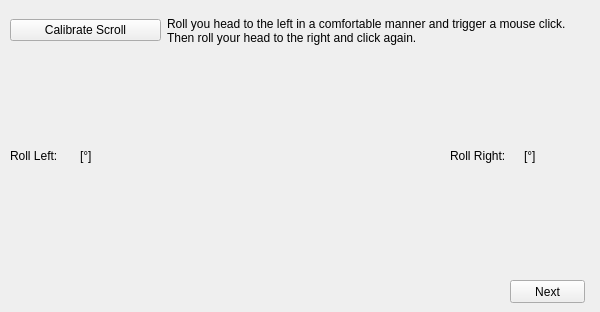
   <widget class="QWidget" name="scroll">
    <attribute name="title">
     <string>Scroll</string>
    </attribute>
    <widget class="QWidget" name="horizontalLayoutWidget_7">
     <property name="geometry">
      <rect>
       <x>10</x>
       <y>10</y>
       <width>571</width>
       <height>41</height>
      </rect>
     </property>
     <layout class="QHBoxLayout" name="horizontalLayout_7">
      <item>
       <widget class="QPushButton" name="pushButton_calibrate_scroll">
        <property name="maximumSize">
         <size>
          <width>151</width>
          <height>16777215</height>
         </size>
        </property>
        <property name="text">
         <string>Calibrate Scroll</string>
        </property>
       </widget>
      </item>
      <item>
       <widget class="QLabel" name="label_33">
        <property name="text">
         <string>Roll you head to the left in a comfortable manner and trigger a mouse click. Then roll your head to the right and click again.</string>
        </property>
        <property name="wordWrap">
         <bool>true</bool>
        </property>
       </widget>
      </item>
     </layout>
    </widget>
    <widget class="QLabel" name="label_36">
     <property name="geometry">
      <rect>
       <x>130</x>
       <y>50</y>
       <width>321</width>
       <height>241</height>
      </rect>
     </property>
     <property name="text">
      <string/>
     </property>
     <property name="pixmap">
      <pixmap>Scroll.png</pixmap>
     </property>
     <property name="scaledContents">
      <bool>true</bool>
     </property>
    </widget>
    <widget class="QWidget" name="horizontalLayoutWidget_8">
     <property name="geometry">
      <rect>
       <x>10</x>
       <y>140</y>
       <width>133</width>
       <height>31</height>
      </rect>
     </property>
     <layout class="QHBoxLayout" name="horizontalLayout_8">
      <item>
       <widget class="QLabel" name="label_34">
        <property name="text">
         <string>Roll Left:</string>
        </property>
       </widget>
      </item>
      <item>
       <widget class="QLabel" name="label_scroll_up">
        <property name="text">
         <string>[°]</string>
        </property>
       </widget>
      </item>
     </layout>
    </widget>
    <widget class="QWidget" name="horizontalLayoutWidget_9">
     <property name="geometry">
      <rect>
       <x>450</x>
       <y>140</y>
       <width>141</width>
       <height>31</height>
      </rect>
     </property>
     <layout class="QHBoxLayout" name="horizontalLayout_9">
      <item>
       <widget class="QLabel" name="label_35">
        <property name="text">
         <string>Roll Right:</string>
        </property>
       </widget>
      </item>
      <item>
       <widget class="QLabel" name="label_scroll_down">
        <property name="text">
         <string>[°]</string>
        </property>
       </widget>
      </item>
     </layout>
    </widget>
    <widget class="QPushButton" name="pushButton_next_scroll">
     <property name="geometry">
      <rect>
       <x>510</x>
       <y>280</y>
       <width>75</width>
       <height>23</height>
      </rect>
     </property>
     <property name="text">
      <string>Next</string>
     </property>
    </widget>
   </widget>
